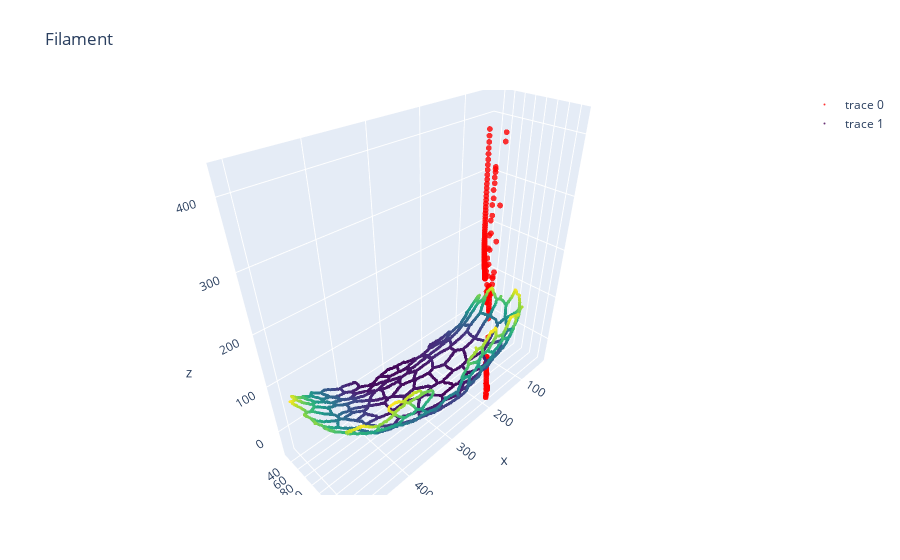

Source (notebook cell):
### Code cell
data0 = go.Scatter3d(x=x,
                      y=y,
                      z=z,
                      mode='markers',
                     marker=dict(
                        size=1,
                        color=z,                # set color to an array/list of desired values
                        colorscale='Viridis',   # choose a colorscale
                        opacity=0.8
                     )
    )

data2 = go.Scatter3d(x=xnew,
                     y=ynew,
                     z=znew[0,:],
                      mode='markers',
                     marker=dict(
                        size=2,
                        color='red',                # set color to an array/list of desired values
                        colorscale='Viridis',   # choose a colorscale
                        opacity=0.8
                     )
    )

fig = go.Figure(data=[data2, data0 ])

fig.update_layout(title='Filament', autosize=False,
                  margin=dict(l=65, r=50, b=65, t=90))

fig['layout'].update(scene=dict(aspectmode="data"))

fig.show()

### Figure 1 — Plotly figure (JSON) as saved in the notebook; plotly's stock layout.template omitted (floating-point values rounded to 4 significant figures; data arrays with more than 128 entries replaced by an {"elided": "..."} marker saying what was removed)
{"data": [{"marker": {"color": "red", "colorscale": [[0, "#440154"], [0.1111, "#482878"], [0.2222, "#3e4989"], [0.3333, "#31688e"], [0.4444, "#26828e"], [0.5556, "#1f9e89"], [0.6667, "#35b779"], [0.7778, "#6ece58"], [0.8889, "#b5de2b"], [1, "#fde725"]], "opacity": 0.8, "size": 2}, "mode": "markers", "type": "scatter3d", "x": {"elided": "464 int values"}, "y": {"elided": "164 int values"}, "z": {"elided": "464 float values"}}, {"marker": {"color": {"elided": "11096 int values"}, "colorscale": [[0, "#440154"], [0.1111, "#482878"], [0.2222, "#3e4989"], [0.3333, "#31688e"], [0.4444, "#26828e"], [0.5556, "#1f9e89"], [0.6667, "#35b779"], [0.7778, "#6ece58"], [0.8889, "#b5de2b"], [1, "#fde725"]], "opacity": 0.8, "size": 1}, "mode": "markers", "type": "scatter3d", "x": {"elided": "11096 int values"}, "y": {"elided": "11096 int values"}, "z": {"elided": "11096 int values"}}], "layout": {"autosize": false, "margin": {"b": 65, "l": 65, "r": 50, "t": 90}, "scene": {"aspectmode": "data"}, "title": {"text": "Filament"}}}
